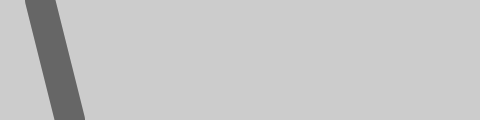
Frame 1 (no input)
Frame 60 (no input): identical to frame 1, image omitted
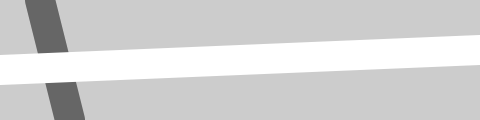
Frame 120 (the mouse pressed at the canvas centre since frame 60)

The p5.js sketch that drew these frames (run headless with seeded random() and noise() and a simulated clock; from frame 60 on, the mouse is pressed at the canvas centre):

// p5.js sketch
// ── sketch.js
/*
note: 
Each trip through draw() is called a frame. The default frame rate is 60 frames per second
*/

function setup() {
  createCanvas(480, 120);
  strokeWeight(30);
}

function draw() {
  background(204);
  stroke(102);
  line(40, 0, 70, height);
  if (mouseIsPressed){
    if (mouseButton == LEFT){
      stroke(255);
    } else{
    stroke(0);
  }
  line(0, 70, width, 50);
  }
}
